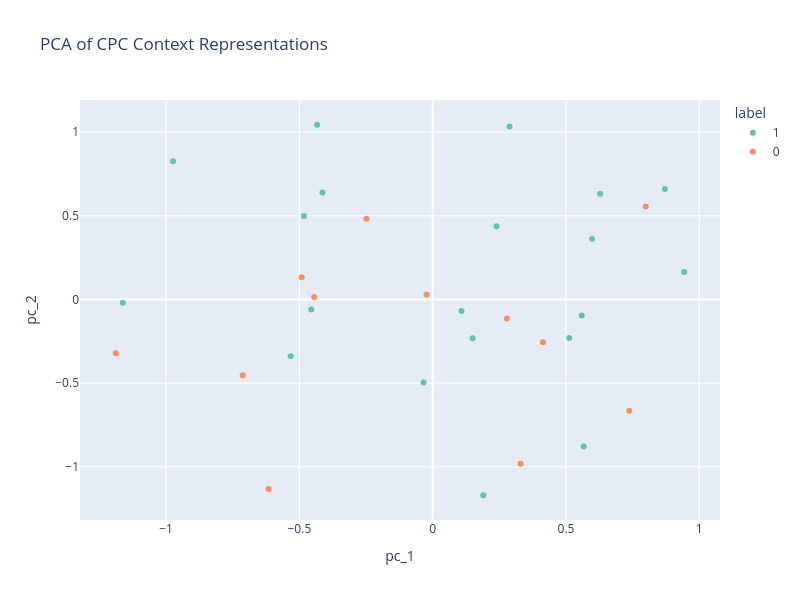

Notebook code for this chart:
### Code cell
px.scatter(
    df_context,
    x="pc_1",
    y="pc_2",
    color="label",
    title="PCA of CPC Context Representations",
    width=800,
    height=600,
    color_discrete_sequence=px.colors.qualitative.Set2,
)

### Figure 1 — Plotly figure (JSON) as saved in the notebook; plotly's stock layout.template omitted (floating-point values rounded to 4 significant figures)
{"data": [{"hovertemplate": "label=1<br>pc_1=%{x}<br>pc_2=%{y}<extra></extra>", "legendgroup": "1", "marker": {"color": "rgb(102,194,165)", "symbol": "circle"}, "mode": "markers", "name": "1", "orientation": "v", "showlegend": true, "type": "scatter", "x": [0.6281, -1.162, -0.9734, -0.4556, 0.5121, -0.483, 0.5593, 0.9436, 0.2397, 0.108, 0.871, 0.1503, -0.4132, 0.1899, 0.5664, 0.5978, -0.5328, 0.2884, -0.4335, -0.03424], "xaxis": "x", "y": [0.6324, -0.01942, 0.8259, -0.06043, -0.2304, 0.4994, -0.09508, 0.1637, 0.4375, -0.06897, 0.6602, -0.231, 0.6386, -1.17, -0.8792, 0.3608, -0.3396, 1.033, 1.044, -0.4961], "yaxis": "y"}, {"hovertemplate": "label=0<br>pc_1=%{x}<br>pc_2=%{y}<extra></extra>", "legendgroup": "0", "marker": {"color": "rgb(252,141,98)", "symbol": "circle"}, "mode": "markers", "name": "0", "orientation": "v", "showlegend": true, "type": "scatter", "x": [0.2782, -1.189, 0.7989, 0.4136, 0.7372, -0.2484, -0.4445, -0.7124, -0.4916, -0.02284, 0.3296, -0.6154], "xaxis": "x", "y": [-0.1133, -0.3215, 0.5556, -0.2556, -0.6647, 0.4825, 0.01475, -0.4531, 0.1336, 0.03032, -0.9816, -1.132], "yaxis": "y"}], "layout": {"height": 600, "legend": {"title": {"text": "label"}, "tracegroupgap": 0}, "title": {"text": "PCA of CPC Context Representations"}, "width": 800, "xaxis": {"anchor": "y", "domain": [0, 1], "title": {"text": "pc_1"}}, "yaxis": {"anchor": "x", "domain": [0, 1], "title": {"text": "pc_2"}}}}
